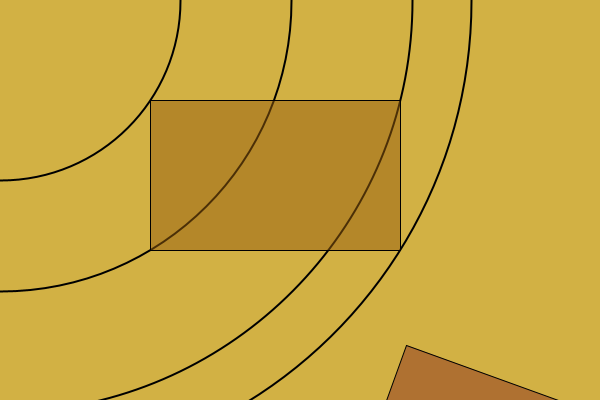
Frame 1 (no input)
Frame 60 (the mouse pressed at the canvas centre just before this capture): identical to frame 1, image omitted
Frame 120 (the mouse held since frame 60 and released just before this capture): identical to frame 1, image omitted

The Processing sketch that drew this single still picture (run headless with seeded random() and noise(); from frame 60 on, the mouse is pressed at the canvas centre):

// Processing sketch: box7
// ── box7.pde
void setup() {
   size(600, 400);
}

void draw() {
   background(210, 177, 68);
   stroke(0);
   noFill();
   
   strokeWeight(2);
   drawCircleTo(150, 100);
   drawCircleTo(400, 100);
   drawCircleTo(400, 250);
   drawCircleTo(150, 250);
   strokeWeight(1);
   
   fill(149, 93, 13, 128);
   rect(150, 100, 250, 150);    
   fill(139, 49, 30, 128);
   
   translate(300, 200);
   rotate(radians(20));
   
   rect(150, 100, 250, 150);
}

void drawCircleTo(float x, float y) {
   float r = dist(0, 0, x, y);
   ellipse(0, 0, 2*r, 2*r);
}
